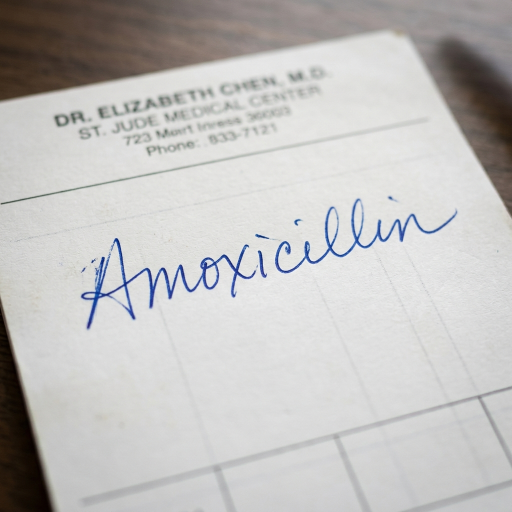
#> input picture data/sample_prescription.png, 1024 x 1024 px (shown at 1/2 size)
$ python -i image_processing.py   (imports and definitions only)
#> lines starting #> are read from the running program, lines starting #| are printed output that depends on the picture; after the words box and inside, x2 and y2 are one past the last pixel; in counts of white or black regions, pixels touching at a corner belong together
import cv2
import numpy as np

def preprocess_image(image_path):
    # load the image using opencv
#> called with image_path = '../data/sample_prescription.png'
    img = cv2.imread(image_path)
#> img is the input picture: shape (1024, 1024, 3); mean B, G, R 190, 191.2, 192.5

    # convert to grayscale because color doesn't matter for reading text
    gray = cv2.cvtColor(img, cv2.COLOR_BGR2GRAY)

    # resize the image to make the text bigger, helps OCR read it better
    # multiplying width and height by 2
    resized = cv2.resize(gray, None, fx=2, fy=2, interpolation=cv2.INTER_CUBIC)
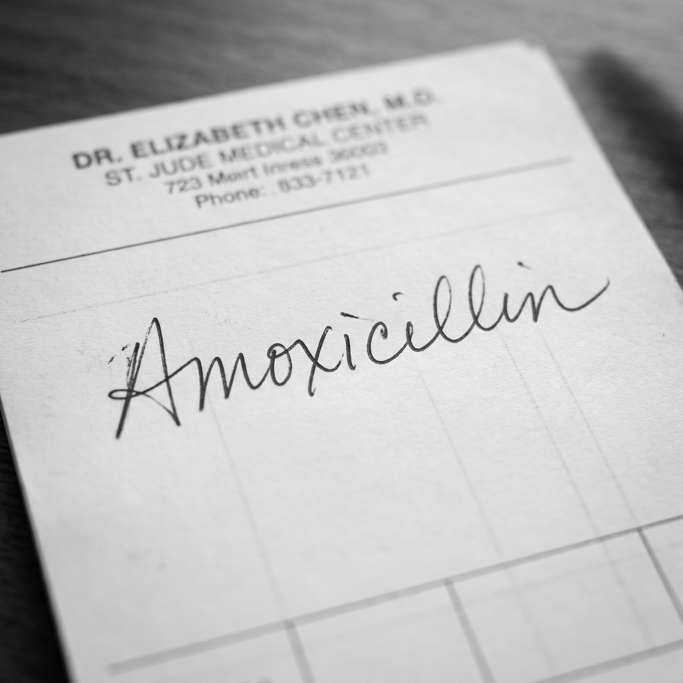
#> resized: shape (2048, 2048) (shown at 1/3 size); min 0, max 255, mean 191.5

    # apply thresholding to make the text pure black and background pure white
    # this removes shadows and weird lighting
    _, thresh = cv2.threshold(resized, 150, 255, cv2.THRESH_BINARY | cv2.THRESH_OTSU)
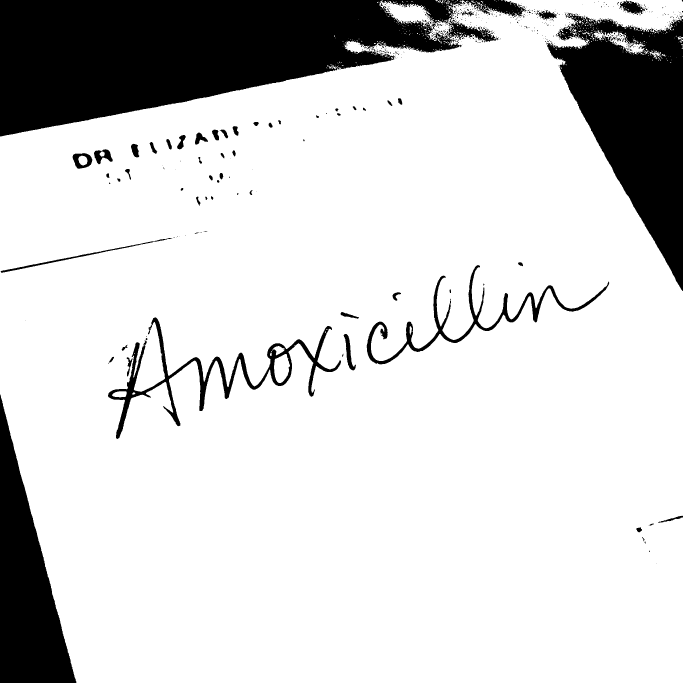
#> thresh: shape (2048, 2048) (shown at 1/3 size); 83.3% white; 574 black regions (503 under 20 px), largest, box (x1, y1, x2, y2) and area: (0, 0, 1495, 410) 365291, (1639, 38, 2048, 873) 168736, (0, 1183, 229, 2048) 98720

    # returning the processed image so we can pass it to tesseract later
    return thresh

>>> result = preprocess_image('../data/sample_prescription.png')
